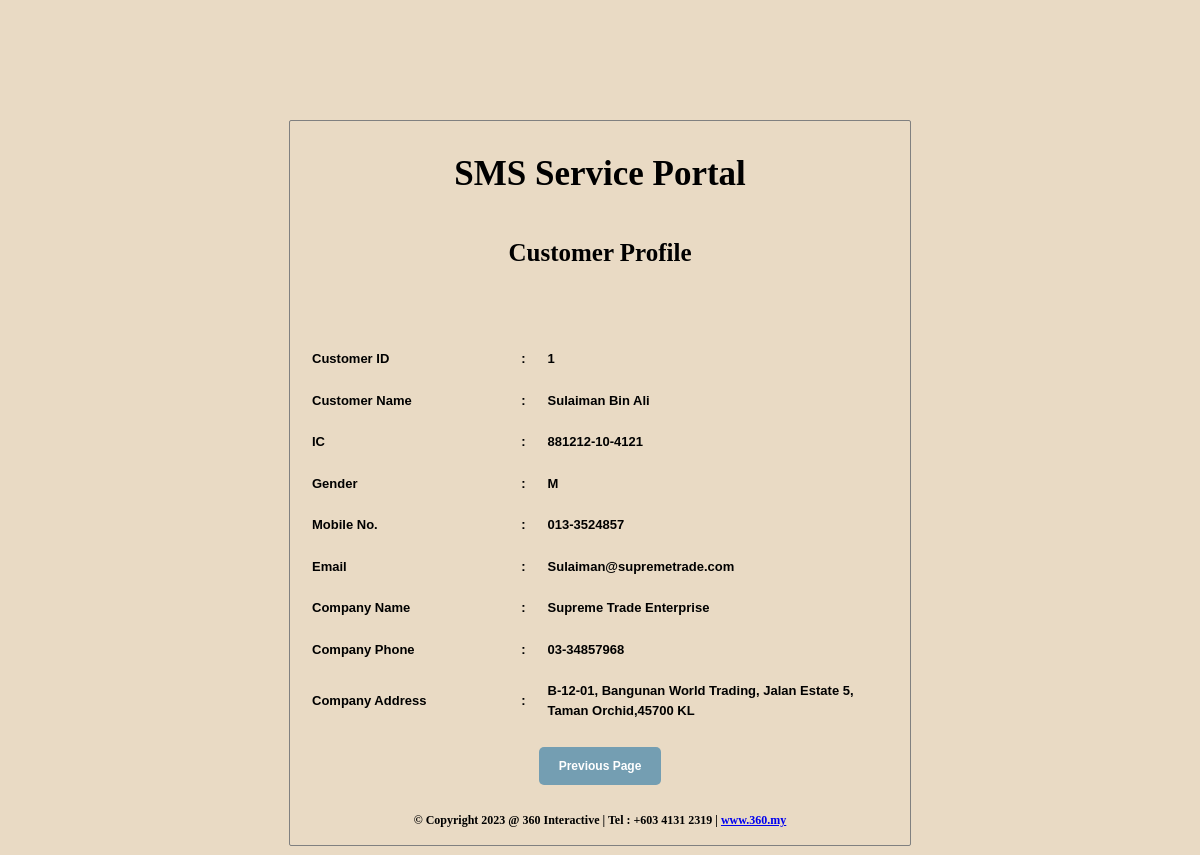
Page /viewCustProfile.php?cust_id=1 on the committed database.
### tables this page shows
CREATE TABLE `customer` (
  `cust_id` int(11) NOT NULL,
  `cust_name` varchar(50) NOT NULL,
  `cust_ic` varchar(14) NOT NULL,
  `cust_gender` varchar(1) NOT NULL,
  `cust_phone` varchar(13) NOT NULL,
  `cust_email` varchar(50) NOT NULL,
  `cust_pswd` varchar(16) NOT NULL,
  `comp_name` varchar(50) NOT NULL,
  `comp_phone` varchar(13) NOT NULL,
  `comp_address` varchar(100) NOT NULL
);

### viewCustProfile.php (the view, shortened to what this page needs)
<!DOCTYPE html>
<?php
include('include/conn.php');
$cust_id = $_GET['cust_id'];
?>
<html>
    <head>
        <link rel="stylesheet" href="css/style.css">
    </head>
    <body>
        <div>
            <h1>SMS Service Portal</h1>
        </div>
        <div>
            <h2>Customer Profile</h2>
        </div>
        <div>
            <table class="table_cust_prof_adm" id="table_cust_prof_adm">
                <tbody>
                    <?php
                    $cust_query = mysqli_query($connection, "select * from `customer` where cust_id='$cust_id'");
                    while ($row = mysqli_fetch_array($cust_query)) {
                        ?>
                        <tr>
                            <td>Customer ID</td>
                            <td>:</td>
                            <td><?php echo $row['cust_id']; ?></td>
                        </tr>
                        <tr>
                            <td>Customer Name</td>
                            <td>:</td>
                            <td><?php echo $row['cust_name']; ?></td>
                        </tr>
                        <tr>
                            <td>IC</td>
                            <td>:</td>
                            <td><?php echo $row['cust_ic']; ?></td>
                        </tr>
                        <tr>
                            <td>Gender</td>
                            <td>:</td>
                            <td><?php echo $row['cust_gender']; ?></td>
                        </tr>
                        <tr>
                            <td>Mobile No.</td>
                            <td>:</td>
                            <td><?php echo $row['cust_phone']; ?></td>
                        </tr>
                        <tr>
                            <td>Email</td>
                            <td>:</td>
                            <td><?php echo $row['cust_email']; ?></td>
                        </tr>
                        <tr>
                            <td>Company Name</td>
                            <td>:</td>
                            <td><?php echo $row['comp_name']; ?></td>
                        </tr>
                        <tr>
                            <td>Company Phone</td>
                            <td>:</td>
                            <td><?php echo $row['comp_phone']; ?></td>
                        </tr>
                        <tr>
                            <td>Company Address</td>
                            <td>:</td>
                            <td><?php echo $row['comp_address']; ?></td>
                        </tr>
                        <?php
                    }
                    ?>
                </tbody>
            </table>
        </div>
        <div>
            <input type="button" value="Previous Page" onclick="window.location.href = 'admDashboard.php'" class="button_back"/>
        </div>
    <?php
    include('include/footer.php');
    ?>
</body>
</html>

### css/style.css (style rules this page uses)
body { background: #E9DAC4; border: solid gray 1px; width:50%; height: auto; border-radius: 2px; margin: 120px auto; padding: 10px; }
div { margin-left: auto; margin-right: auto; display: flex; justify-content: center; align-items: center; }
h1 { font-size: 35px; font-weight: bold; }
h2 { font-size: 25px; font-weight: bold; }
.button, .button_logout, .button_del, .button_cxl, .button_back { display: inline-block; padding: 10px 20px; font-size: 12px; font-weight: bold; text-align: center; text-decoration: none; color: #fff; background-color: #749EB2; border-radius: 5px; border: none; cursor: pointer; margin: 5px; }
.table_sign_up, .table_msg_service, .table_cust_list, .table_cust_prof_adm, .table_msg_list, .table_cust_prof_cust, .table_msg_list_cust, .table_update_profile, div.btn_row { width: 100%; justify-content: center; align-items: center; margin-left: auto; margin-right: auto; }
.table_contact_us, .table_cust_list, .table_cust_prof_adm, .table_msg_list, .table_cust_prof_cust, .table_msg_list_cust { width: 100%; justify-content: center; align-items: center; margin-left: auto; margin-right: auto; margin-top: 50px; margin-bottom: 10px; height: 200px }
#table_cust_prof_adm th, #table_cust_prof_adm td, #table_cust_prof_cust, #table_cust_prof_cust { text-align: justify; border: 0px; }
td:first-child { width: 50%; }
#table_cust_prof_adm td:first-child, #table_cust_prof_cust td:first-child { width: 35%; }
div > label, input, th, td { line-height: 1.5; font-size: 15px; font-family: Helvetica, Arial, sans-serif; font-weight: bold; margin: 5px 0px; }
#table_cust_prof_adm th, #table_cust_prof_adm td, #table_cust_prof_cust th, #table_cust_prof_cust td { line-height: 1.5; font-size: 13px; font-family: Helvetica, Arial, sans-serif; font-weight: bold; text-align: left; padding: 10px; }

### rows in the picture
customer: cust_id "1", cust_name "Sulaiman Bin Ali", cust_ic "881212-10-4121", cust_gender "M", cust_phone "013-3524857", cust_email "Sulaiman@supremetrade.com", comp_name "Supreme Trade Enterprise", comp_phone "03-34857968", comp_address "B-12-01, Bangunan World Trading, Jalan Estate 5, Taman Orchid,45700 KL"
